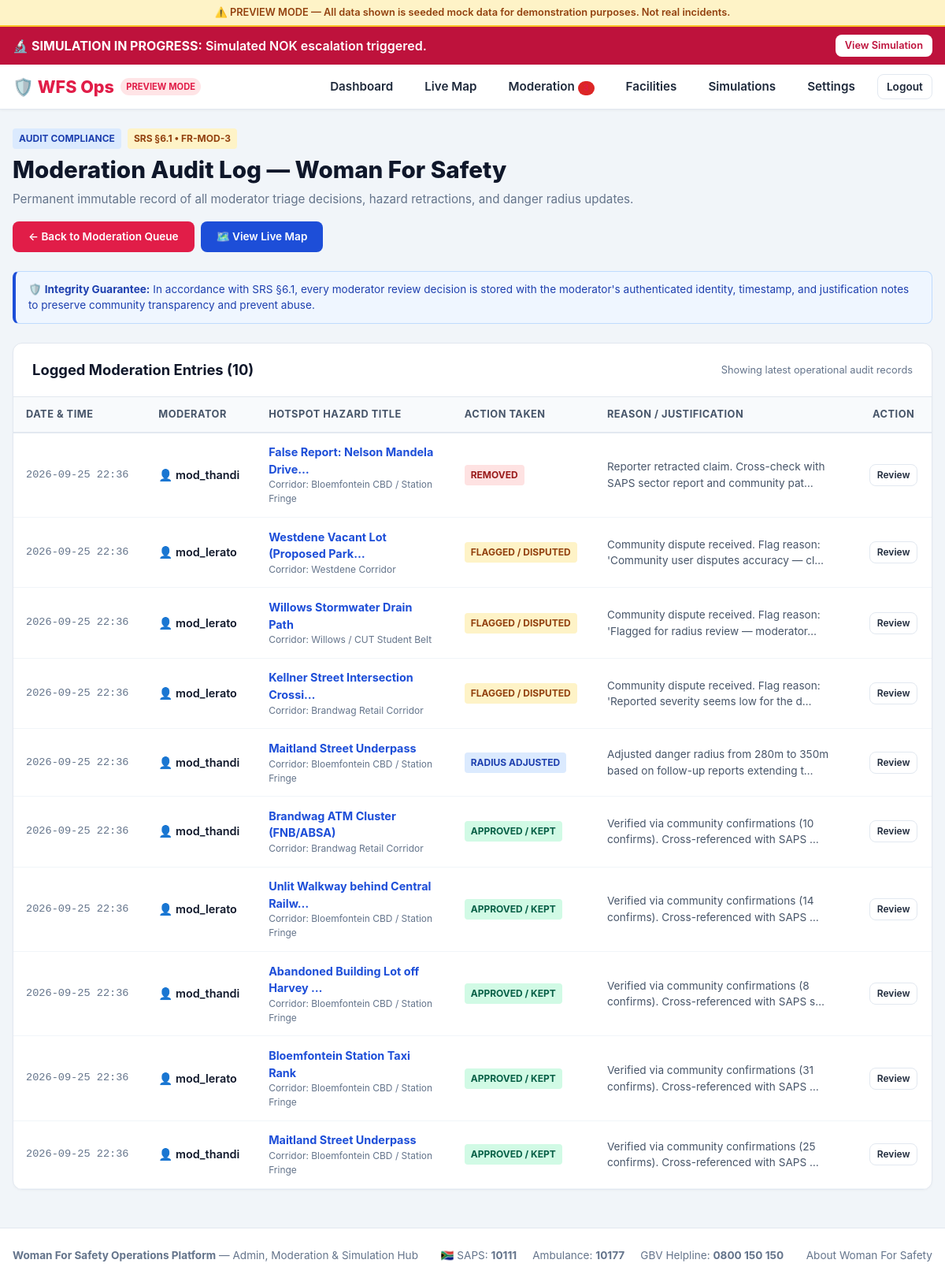
The page /moderation/log/ (signed in) on the database as committed earlier.
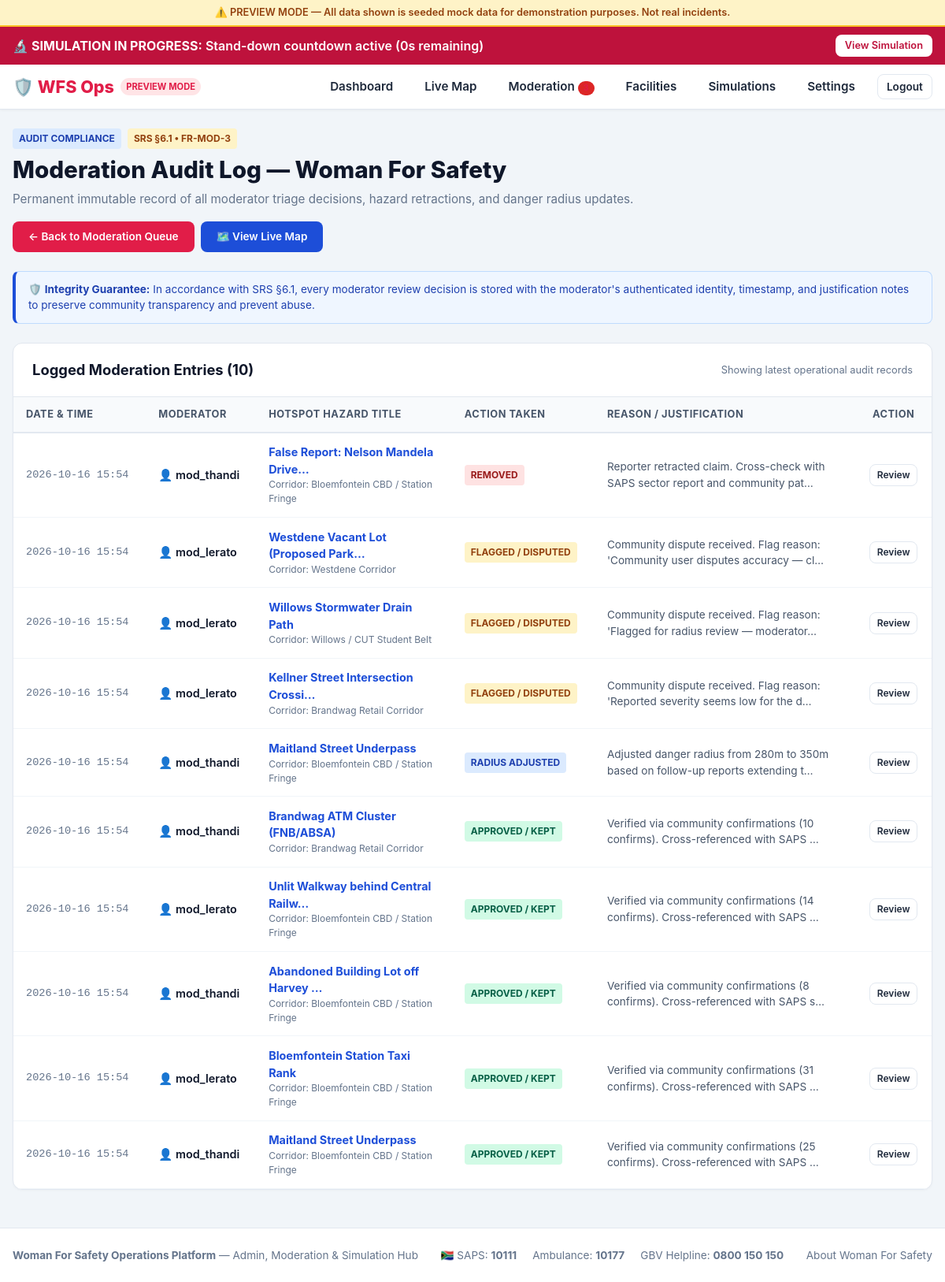
The same page on the database as committed later.
### moderation/models.py (models this page shows, shortened)
class ModerationLog(models.Model):
    ACTION_KEPT = "kept"
    ACTION_REMOVED = "removed"
    ACTION_FLAGGED = "flagged"
    ACTION_RADIUS_ADJUSTED = "radius_adjusted"
    ACTION_CHOICES = [
        (ACTION_KEPT, "Kept / Approved as Genuine Hazard"),
        (ACTION_REMOVED, "Removed from Live Map"),
        (ACTION_FLAGGED, "Flagged / Disputed by Community"),
        (ACTION_RADIUS_ADJUSTED, "Danger Radius Modified"),
    ]
    moderator = models.ForeignKey(User, on_delete=models.SET_NULL, null=True, blank=True)
    hotspot = models.ForeignKey(Hotspot, on_delete=models.CASCADE, related_name="moderation_logs")
    action = models.CharField(max_length=30, choices=ACTION_CHOICES, default=ACTION_KEPT)
    reason = models.TextField(help_text="Audit explanation for this moderation decision.")
    created_at = models.DateTimeField(auto_now_add=True)
    class Meta:
        ordering = ["-created_at"]

### hotspots/models.py (models this page shows, shortened)
class Hotspot(models.Model):
    SEVERITY_LOW = "LOW"
    SEVERITY_MEDIUM = "MEDIUM"
    SEVERITY_HIGH = "HIGH"
    SEVERITY_CRITICAL = "CRITICAL"
    SEVERITY_CHOICES = [
        (SEVERITY_LOW, "Caution (Poor lighting, deserted)"),
        (SEVERITY_MEDIUM, "Moderate Risk (Frequent catcalling / verbal harassment)"),
        (SEVERITY_HIGH, "High Danger (Mugging, robbery, groping reported)"),
        (SEVERITY_CRITICAL, "Critical Hotspot (Severe violent assault / weapon sighted)"),
    ]
    CATEGORY_CHOICES = [
        ("LIGHTING", "Dark / Broken Streetlights"),
        ("HARASSMENT", "Catcalling & Stalking Area"),
        ("MUGGING", "Robbery / Mugging Hotspot"),
        ("ASSAULT", "Physical Assault / GBV Incident"),
        ("ISOLATED", "Isolated Alley / Abandoned Building"),
        ("TRANSPORT", "Unsafe Taxi Rank / Station Corner"),
    ]
    RISK_TIME_CHOICES = [
        ("ALL", "Dangerous Anytime"),
        ("NIGHT", "Dangerous After Dark (Night)"),
        ("RUSH", "Dangerous During Commute / Rush Hour"),
    ]
    CORRIDOR_CHOICES = [
        ("WESTDENE", "Westdene Corridor"),
        ("WILLOWS", "Willows / CUT Student Belt"),
        ("UNIVERSITAS", "Universitas / UFS Campus Fringe"),
        ("BRANDWAG", "Brandwag Retail Corridor"),
        ("CBD", "Bloemfontein CBD / Station Fringe"),
        ("OTHER", "Other Metro Corridor"),
    ]
    STATUS_PUBLISHED = "published"
    STATUS_FLAGGED = "flagged"
    STATUS_DISPUTED = "disputed"
    STATUS_REMOVED = "removed"
    STATUS_CHOICES = [
        (STATUS_PUBLISHED, "Published on Live Map"),
        (STATUS_FLAGGED, "Flagged for Moderator Review"),
        (STATUS_DISPUTED, "Disputed by Community"),
        (STATUS_REMOVED, "Removed by Moderator"),
    ]
    title = models.CharField(max_length=150, help_text="e.g. Unlit alley behind taxi rank")
    category = models.CharField(max_length=30, choices=CATEGORY_CHOICES, default="MUGGING")
    corridor = models.CharField(max_length=30, choices=CORRIDOR_CHOICES, default="WESTDENE", db_index=True)
    description = models.TextField(help_text="Provide context to help other women avoid this spot safely.")
    latitude = models.FloatField()
    longitude = models.FloatField()
    danger_radius_meters = models.PositiveIntegerField(
        default=250,
        help_text="Radius in meters where rerouting occurs and warnings activate."
    )
    severity = models.CharField(max_length=15, choices=SEVERITY_CHOICES, default=SEVERITY_HIGH)
    risk_time = models.CharField(max_length=10, choices=RISK_TIME_CHOICES, default="NIGHT")
    reported_by = models.ForeignKey(User, on_delete=models.SET_NULL, null=True, blank=True)
    is_anonymous = models.BooleanField(default=False)
    verification_status = models.CharField(
        max_length=20,
        choices=STATUS_CHOICES,
        default=STATUS_PUBLISHED,
        db_index=True,
        help_text="Current state in the post-publication moderation workflow (SRS §3.7)."
    )
    flag_reason = models.TextField(blank=True, help_text="Reason provided when flagged by community or user.")
    confirmations_count = models.PositiveIntegerField(default=1)
    active = models.BooleanField(default=True)
    created_at = models.DateTimeField(auto_now_add=True)
    updated_at = models.DateTimeField(auto_now=True)
    class Meta:
        ordering = ["-created_at"]

### emergency/models.py (models this page shows, shortened)
class PanicAlert(models.Model):
    TRIGGER_TRIPLE_PRESS = "TRIPLE_PRESS"
    TRIGGER_VOICE = "VOICE"
    TRIGGER_FALL = "FALL_DETECTION"
    TRIGGER_GEOFENCE = "GEOFENCE_APPROACH"
    TRIGGER_MANUAL = "MANUAL_SOS"
    TRIGGER_CHOICES = [
        (TRIGGER_MANUAL, "Manual SOS Button"),
        (TRIGGER_VOICE, "Hands-Free Voice ('Help!') [Experimental]"),
        (TRIGGER_FALL, "Automatic Fall Detection [Experimental]"),
        (TRIGGER_TRIPLE_PRESS, "Triple Power/Key Press Simulation"),
        (TRIGGER_GEOFENCE, "Geofence Stand-Down Expired"),
    ]
    STATUS_STAND_DOWN_PENDING = "STAND_DOWN_PENDING"
    STATUS_ACTIVE = "ACTIVE"
    STATUS_FALSE_ALARM = "FALSE_ALARM"
    STATUS_RESOLVED = "RESOLVED"
    STATUS_CHOICES = [
        (STATUS_STAND_DOWN_PENDING, "Stand-Down Window Active (60s)"),
        (STATUS_ACTIVE, "Escalated to Next of Kin"),
        (STATUS_FALSE_ALARM, "Resolved via False Alarm Cancel"),
        (STATUS_RESOLVED, "Resolved Safe"),
    ]
    user = models.ForeignKey(User, on_delete=models.CASCADE, related_name="panic_alerts")
    trigger_source = models.CharField(max_length=25, choices=TRIGGER_CHOICES, default=TRIGGER_MANUAL)
    status = models.CharField(max_length=25, choices=STATUS_CHOICES, default=STATUS_STAND_DOWN_PENDING)
    latitude = models.FloatField()
    longitude = models.FloatField()
    accuracy_meters = models.FloatField(default=10.0)
    battery_level = models.IntegerField(null=True, blank=True)
    standdown_seconds_total = models.IntegerField(default=60)
    hotspot_approached = models.ForeignKey(Hotspot, on_delete=models.SET_NULL, null=True, blank=True)
    started_at = models.DateTimeField(auto_now_add=True)
    escalated_at = models.DateTimeField(null=True, blank=True)
    stood_down_at = models.DateTimeField(null=True, blank=True)
    resolved_at = models.DateTimeField(null=True, blank=True)
    class Meta:
        ordering = ["-started_at"]
    @property
    def seconds_remaining(self):
        if self.status != self.STATUS_STAND_DOWN_PENDING:
            return 0
        elapsed = (timezone.now() - self.started_at).total_seconds()
        remaining = self.standdown_seconds_total - elapsed
        return max(0, int(remaining))

### moderation/views.py (the view)
# urls.py: path("log/", views.moderation_log_view, name="log"),
@login_required
def moderation_log_view(request):
    logs = ModerationLog.objects.all().select_related("moderator", "hotspot").order_by("-created_at")
    context = {
        "logs": logs,
        "moderation_logs": logs,
    }
    return render(request, "moderation/log.html", context)

### templates/moderation/log.html (shortened to what the changed rows need)
{% extends "base.html" %}
{% block content %}
<div style="display:flex; justify-content:space-between; align-items:center; flex-wrap:wrap; gap:1rem; margin-bottom:1.5rem;">
  <div>
    <h1 style="font-size:1.85rem; font-weight:800; color:var(--dark); margin:0;">
      Moderation Audit Log — Woman For Safety
    </h1>
  </div>
</div>
<div class="card" style="padding:0; overflow:hidden;">
  <div style="overflow-x:auto;">
    <table style="width:100%; border-collapse:collapse; text-align:left; font-size:0.9rem;">
      <thead>
        <tr style="background:#f8fafc; border-bottom:2px solid #e2e8f0; color:#475569; font-size:0.8rem; text-transform:uppercase; letter-spacing:0.5px;">
          <th style="padding:0.75rem 1rem; font-weight:700;">Date &amp; Time</th>
          <th style="padding:0.75rem 1rem; font-weight:700;">Moderator</th>
          <th style="padding:0.75rem 1rem; font-weight:700;">Hotspot Hazard Title</th>
          <th style="padding:0.75rem 1rem; font-weight:700;">Action Taken</th>
          <th style="padding:0.75rem 1rem; font-weight:700;">Reason / Justification</th>
          <th style="padding:0.75rem 1rem; font-weight:700; text-align:center;">Action</th>
        </tr>
      </thead>
      <tbody>
        {% for log in logs|default:moderation_logs %}
          <tr style="border-bottom:1px solid #f1f5f9; transition:background 0.15s;" onmouseover="this.style.background='#f8fafc'" onmouseout="this.style.background='transparent'">
            <td style="padding:0.85rem 1rem; white-space:nowrap; font-size:0.85rem; color:#64748b; font-family:monospace;">
              {{ log.created_at|date:"Y-m-d H:i" }}
            </td>
            <td style="padding:0.85rem 1rem; font-weight:600; color:var(--dark);">
              👤 {{ log.moderator.username|default:"System / Automated" }}
            </td>
            <td style="padding:0.85rem 1rem; max-width:240px;">
              <a href="{% url 'moderation:review' log.hotspot.id %}" style="color:var(--police-blue); font-weight:700; text-decoration:none;" title="{{ log.hotspot.title }}">
                {{ log.hotspot.title|truncatechars:35 }}
              </a>
              <div style="font-size:0.75rem; color:#64748b;">
                Corridor: {{ log.hotspot.get_corridor_display|default:log.hotspot.corridor }}
              </div>
            </td>
            <td style="padding:0.85rem 1rem; white-space:nowrap;">
              {% if log.action == 'kept' %}
                <span class="badge badge-success">Approved / Kept</span>
              {% elif log.action == 'removed' %}
                <span class="badge badge-danger">Removed</span>
              {% elif log.action == 'flagged' %}
                <span class="badge badge-warning">Flagged / Disputed</span>
              {% elif log.action == 'radius_adjusted' %}
                <span class="badge badge-police">Radius Adjusted</span>
              {% else %}
                <span class="badge badge-police">{{ log.get_action_display|default:log.action|title }}</span>
              {% endif %}
            </td>
            <td style="padding:0.85rem 1rem; color:#475569; font-size:0.85rem; max-width:320px;" title="{{ log.reason }}">
              {{ log.reason|truncatechars:80 }}
            </td>
            <td style="padding:0.85rem 1rem; text-align:center; white-space:nowrap;">
              <a href="{% url 'moderation:review' log.hotspot.id %}" class="btn btn-outline" style="padding:0.25rem 0.55rem; font-size:0.75rem;">
                Review
              </a>
            </td>
          </tr>
        {% endfor %}
      </tbody>
    </table>
  </div>
</div>
{% endblock %}

### templates/base.html (shortened to what this page needs)
{% load static %}
<!DOCTYPE html>
<html lang="en">
<head>
  <link rel="stylesheet" href="https://unpkg.com/leaflet@1.9.4/dist/leaflet.css"/>
  <link rel="stylesheet" href="{% static 'css/safeher.css' %}">
</head>
<body>
  {% if DEMO_MODE %}
  <div style="background:#fef3c7; color:#92400e; padding:0.4rem 1rem; text-align:center; font-size:0.8rem; font-weight:600; border-bottom:2px solid #fbbf24;">
    ⚠️ PREVIEW MODE — All data shown is seeded mock data for demonstration purposes. Not real incidents.
  </div>
  {% endif %}
  {% if active_emergency_alert %}
  <div class="emergency-banner">
    <div>
      🔬 <strong>SIMULATION IN PROGRESS:</strong>
      {% if active_emergency_alert.status == "STAND_DOWN_PENDING" %}
        Stand-down countdown active ({{ active_emergency_alert.seconds_remaining }}s remaining)
      {% else %}
        Simulated NOK escalation triggered.
      {% endif %}
    </div>
    <a href="{% url 'emergency:stand_down' active_emergency_alert.id %}" class="btn btn-primary" style="background:#ffffff; color:#be123c; font-size:0.8rem; padding:0.3rem 0.75rem;">
      View Simulation
    </a>
  </div>
  {% endif %}
  <header class="safe-header">
    <div class="nav-container">
      <a href="{% if user.is_authenticated %}{% url 'core:dashboard' %}{% else %}{% url 'core:home' %}{% endif %}" class="brand-logo">
        <span>🛡️ WFS Ops</span>
        {% if DEMO_MODE %}<span class="brand-badge">Preview Mode</span>{% endif %}
      </a>
      <nav>
        <ul class="nav-links">
          {% if user.is_authenticated %}
            <li><a href="{% url 'core:dashboard' %}" class="nav-link">Dashboard</a></li>
            <li><a href="{% url 'hotspots:map' %}" class="nav-link">Live Map</a></li>
            <li>
              <a href="{% url 'moderation:dashboard' %}" class="nav-link">
                Moderation
                {% if flagged_hotspot_count %}<span class="brand-badge" style="background:#dc2626; font-size:0.65rem;">{{ flagged_hotspot_count }}</span>{% endif %}
              </a>
            </li>
            <li><a href="{% url 'facilities:list' %}" class="nav-link">Facilities</a></li>
            <li><a href="{% url 'emergency:simulation' %}" class="nav-link">Simulations</a></li>
            <li><a href="{% url 'accounts:profile' %}" class="nav-link">Settings</a></li>
            <li><a href="{% url 'accounts:logout' %}" class="btn btn-outline" style="padding:0.3rem 0.7rem; font-size:0.85rem;">Logout</a></li>
          {% endif %}
        </ul>
      </nav>
    </div>
  </header>
  <main class="container">
    {% block content %}{% endblock %}
  </main>
  <footer style="background:#ffffff; border-top:1px solid #e2e8f0; padding:1.5rem 1rem; margin-top:3rem; text-align:center; font-size:0.85rem; color:#64748b;">
    <div style="max-width:1200px; margin:0 auto; display:flex; flex-wrap:wrap; justify-content:space-between; align-items:center; gap:1rem;">
      <div>
        <strong>Woman For Safety Operations Platform</strong> &mdash; Admin, Moderation & Simulation Hub
      </div>
      <div style="display:flex; gap:1.25rem; flex-wrap:wrap;">
        <span>🇿🇦 SAPS: <strong>10111</strong></span>
        <span>Ambulance: <strong>10177</strong></span>
        <span>GBV Helpline: <strong>0800 150 150</strong></span>
      </div>
      <div>
        <a href="{% url 'core:about' %}" style="color:#64748b; text-decoration:none;">About Woman For Safety</a>
      </div>
    </div>
  </footer>
</body>
</html>

Rows that differ between the two databases and show on the page:
now on this page (row edited): PanicAlert: seconds_remaining "0"
changed ModerationLog "False Report: Nelson Mandela Drive…": created_at "2026-09-25 22:36" → "2026-10-16 15:54"
changed ModerationLog "Westdene Vacant Lot (Proposed Park…": created_at "2026-09-25 22:36" → "2026-10-16 15:54"
changed ModerationLog "Willows Stormwater Drain Path": created_at "2026-09-25 22:36" → "2026-10-16 15:54"
changed ModerationLog "Kellner Street Intersection Crossi…": created_at "2026-09-25 22:36" → "2026-10-16 15:54"
changed ModerationLog "Adjusted danger radius from 280m to 350m based on follow-up reports extending t…": created_at "2026-09-25 22:36" → "2026-10-16 15:54"
changed ModerationLog "Brandwag ATM Cluster (FNB/ABSA)": created_at "2026-09-25 22:36" → "2026-10-16 15:54"
changed ModerationLog "Unlit Walkway behind Central Railw…": created_at "2026-09-25 22:36" → "2026-10-16 15:54"
changed ModerationLog "Abandoned Building Lot off Harvey …": created_at "2026-09-25 22:36" → "2026-10-16 15:54"
changed ModerationLog "Bloemfontein Station Taxi Rank": created_at "2026-09-25 22:36" → "2026-10-16 15:54"
changed ModerationLog "Verified via community confirmations (25 confirms). Cross-referenced with SAPS …": created_at "2026-09-25 22:36" → "2026-10-16 15:54"
Other text that changed with them:
text no longer shown: "Simulated NOK escalation triggered."
text now shown: "Stand-down countdown active ( s remaining)"
